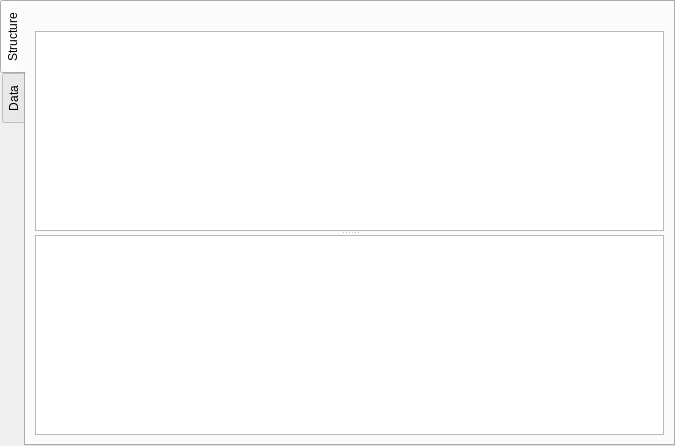
<?xml version="1.0" encoding="UTF-8"?>
<ui version="4.0">
 <class>TableDetailsWidget</class>
 <widget class="QTabWidget" name="TableDetailsWidget">
  <property name="geometry">
   <rect>
    <x>0</x>
    <y>0</y>
    <width>675</width>
    <height>446</height>
   </rect>
  </property>
  <property name="tabPosition">
   <enum>QTabWidget::West</enum>
  </property>
  <property name="currentIndex">
   <number>0</number>
  </property>
  <widget class="QWidget" name="tabStructure">
   <attribute name="icon">
    <iconset resource="icons.qrc">
     <normaloff>:/16/icons/layer_database.png</normaloff>:/16/icons/layer_database.png</iconset>
   </attribute>
   <attribute name="title">
    <string>Structure</string>
   </attribute>
   <layout class="QVBoxLayout" name="verticalLayout">
    <item>
     <widget class="QLabel" name="lblTableInfo">
      <property name="text">
       <string/>
      </property>
     </widget>
    </item>
    <item>
     <widget class="QSplitter" name="splitter">
      <property name="orientation">
       <enum>Qt::Vertical</enum>
      </property>
      <widget class="QTableView" name="tableStructure">
       <property name="selectionMode">
        <enum>QAbstractItemView::SingleSelection</enum>
       </property>
       <property name="selectionBehavior">
        <enum>QAbstractItemView::SelectRows</enum>
       </property>
       <property name="cornerButtonEnabled">
        <bool>false</bool>
       </property>
      </widget>
      <widget class="QTableView" name="tableIndexes">
       <property name="selectionMode">
        <enum>QAbstractItemView::SingleSelection</enum>
       </property>
       <property name="selectionBehavior">
        <enum>QAbstractItemView::SelectRows</enum>
       </property>
       <property name="cornerButtonEnabled">
        <bool>false</bool>
       </property>
      </widget>
     </widget>
    </item>
   </layout>
  </widget>
  <widget class="QWidget" name="tabData">
   <attribute name="icon">
    <iconset resource="icons.qrc">
     <normaloff>:/16/icons/database_table.png</normaloff>:/16/icons/database_table.png</iconset>
   </attribute>
   <attribute name="title">
    <string>Data</string>
   </attribute>
   <layout class="QVBoxLayout" name="verticalLayout_3">
    <item>
     <layout class="QHBoxLayout" name="horizontalLayout_2">
      <item>
       <widget class="QLabel" name="lblQueryDesc">
        <property name="text">
         <string notr="true">SELECT * FROM %1 WHERE</string>
        </property>
        <property name="buddy">
         <cstring>txtWhere</cstring>
        </property>
       </widget>
      </item>
      <item>
       <widget class="QLineEdit" name="txtWhere"/>
      </item>
      <item>
       <widget class="QLabel" name="lblQueryLimit">
        <property name="text">
         <string>LIMIT</string>
        </property>
       </widget>
      </item>
      <item>
       <widget class="QSpinBox" name="txtLimit">
        <property name="maximum">
         <number>10000</number>
        </property>
        <property name="singleStep">
         <number>100</number>
        </property>
        <property name="value">
         <number>1000</number>
        </property>
       </widget>
      </item>
      <item>
       <widget class="QPushButton" name="btnRefreshData">
        <property name="text">
         <string>Refresh</string>
        </property>
        <property name="icon">
         <iconset resource="icons.qrc">
          <normaloff>:/16/icons/database_refresh.png</normaloff>:/16/icons/database_refresh.png</iconset>
        </property>
       </widget>
      </item>
      <item>
       <widget class="QPushButton" name="btnEditQuery">
        <property name="text">
         <string>Edit Query</string>
        </property>
        <property name="icon">
         <iconset resource="icons.qrc">
          <normaloff>:/16/icons/database_edit.png</normaloff>:/16/icons/database_edit.png</iconset>
        </property>
       </widget>
      </item>
     </layout>
    </item>
    <item>
     <widget class="EditableTableView" name="tableData">
      <property name="alternatingRowColors">
       <bool>true</bool>
      </property>
      <property name="sortingEnabled">
       <bool>true</bool>
      </property>
      <attribute name="horizontalHeaderCascadingSectionResizes">
       <bool>true</bool>
      </attribute>
      <attribute name="horizontalHeaderStretchLastSection">
       <bool>true</bool>
      </attribute>
     </widget>
    </item>
    <item>
     <layout class="QHBoxLayout" name="horizontalLayout_3">
      <item>
       <widget class="QLabel" name="lblDataSubmitResult">
        <property name="text">
         <string/>
        </property>
       </widget>
      </item>
      <item>
       <spacer name="horizontalSpacer_3">
        <property name="orientation">
         <enum>Qt::Horizontal</enum>
        </property>
        <property name="sizeHint" stdset="0">
         <size>
          <width>40</width>
          <height>20</height>
         </size>
        </property>
       </spacer>
      </item>
      <item>
       <widget class="QPushButton" name="btnUndo">
        <property name="enabled">
         <bool>false</bool>
        </property>
        <property name="text">
         <string>&amp;Undo</string>
        </property>
        <property name="icon">
         <iconset resource="icons.qrc">
          <normaloff>:/16/icons/edit-undo.png</normaloff>:/16/icons/edit-undo.png</iconset>
        </property>
        <property name="shortcut">
         <string>Ctrl+Z</string>
        </property>
       </widget>
      </item>
      <item>
       <widget class="QPushButton" name="btnApply">
        <property name="enabled">
         <bool>false</bool>
        </property>
        <property name="text">
         <string>&amp;Apply</string>
        </property>
        <property name="icon">
         <iconset resource="icons.qrc">
          <normaloff>:/16/icons/dialog-ok-apply.png</normaloff>:/16/icons/dialog-ok-apply.png</iconset>
        </property>
       </widget>
      </item>
     </layout>
    </item>
   </layout>
  </widget>
 </widget>
 <customwidgets>
  <customwidget>
   <class>EditableTableView</class>
   <extends>QTableView</extends>
   <header>EditableTableView</header>
  </customwidget>
 </customwidgets>
 <tabstops>
  <tabstop>tableStructure</tabstop>
  <tabstop>txtWhere</tabstop>
  <tabstop>btnRefreshData</tabstop>
  <tabstop>btnEditQuery</tabstop>
  <tabstop>tableData</tabstop>
  <tabstop>btnApply</tabstop>
  <tabstop>btnUndo</tabstop>
 </tabstops>
 <resources>
  <include location="icons.qrc"/>
 </resources>
 <connections/>
</ui>
